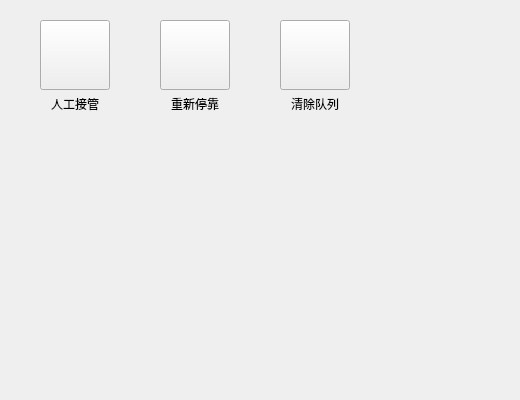
<?xml version="1.0" encoding="UTF-8"?>
<ui version="4.0">
 <class>AbnormalCollector</class>
 <widget class="QWidget" name="AbnormalCollector">
  <property name="geometry">
   <rect>
    <x>0</x>
    <y>0</y>
    <width>520</width>
    <height>400</height>
   </rect>
  </property>
  <property name="windowTitle">
   <string>Form</string>
  </property>
  <layout class="QGridLayout" name="gridLayout">
   <property name="leftMargin">
    <number>40</number>
   </property>
   <property name="topMargin">
    <number>20</number>
   </property>
   <property name="rightMargin">
    <number>40</number>
   </property>
   <property name="bottomMargin">
    <number>20</number>
   </property>
   <property name="horizontalSpacing">
    <number>50</number>
   </property>
   <property name="verticalSpacing">
    <number>40</number>
   </property>
   <item row="0" column="0">
    <layout class="QVBoxLayout" name="verticalLayout">
     <property name="spacing">
      <number>0</number>
     </property>
     <item>
      <widget class="QPushButton" name="abnormalManBtn">
       <property name="minimumSize">
        <size>
         <width>70</width>
         <height>70</height>
        </size>
       </property>
       <property name="maximumSize">
        <size>
         <width>70</width>
         <height>70</height>
        </size>
       </property>
       <property name="text">
        <string/>
       </property>
       <property name="checkable">
        <bool>true</bool>
       </property>
      </widget>
     </item>
     <item>
      <widget class="QLabel" name="abnormalManBtnLabel">
       <property name="minimumSize">
        <size>
         <width>70</width>
         <height>28</height>
        </size>
       </property>
       <property name="maximumSize">
        <size>
         <width>70</width>
         <height>28</height>
        </size>
       </property>
       <property name="text">
        <string>人工接管</string>
       </property>
       <property name="alignment">
        <set>Qt::AlignCenter</set>
       </property>
      </widget>
     </item>
    </layout>
   </item>
   <item row="0" column="1">
    <layout class="QVBoxLayout" name="verticalLayout_2">
     <property name="spacing">
      <number>0</number>
     </property>
     <item>
      <widget class="QPushButton" name="abnormalRestopBtn">
       <property name="minimumSize">
        <size>
         <width>70</width>
         <height>70</height>
        </size>
       </property>
       <property name="maximumSize">
        <size>
         <width>70</width>
         <height>70</height>
        </size>
       </property>
       <property name="text">
        <string/>
       </property>
       <property name="checkable">
        <bool>true</bool>
       </property>
      </widget>
     </item>
     <item>
      <widget class="QLabel" name="abnormalRestopBtnLabel">
       <property name="minimumSize">
        <size>
         <width>70</width>
         <height>28</height>
        </size>
       </property>
       <property name="maximumSize">
        <size>
         <width>70</width>
         <height>28</height>
        </size>
       </property>
       <property name="text">
        <string>重新停靠</string>
       </property>
       <property name="alignment">
        <set>Qt::AlignCenter</set>
       </property>
      </widget>
     </item>
    </layout>
   </item>
   <item row="0" column="2">
    <layout class="QVBoxLayout" name="verticalLayout_3">
     <property name="spacing">
      <number>0</number>
     </property>
     <item>
      <widget class="QPushButton" name="abnormalClearListBtn">
       <property name="minimumSize">
        <size>
         <width>70</width>
         <height>70</height>
        </size>
       </property>
       <property name="maximumSize">
        <size>
         <width>70</width>
         <height>70</height>
        </size>
       </property>
       <property name="text">
        <string/>
       </property>
       <property name="checkable">
        <bool>true</bool>
       </property>
      </widget>
     </item>
     <item>
      <widget class="QLabel" name="abnormalClearListBtnLabel">
       <property name="minimumSize">
        <size>
         <width>70</width>
         <height>28</height>
        </size>
       </property>
       <property name="maximumSize">
        <size>
         <width>70</width>
         <height>28</height>
        </size>
       </property>
       <property name="text">
        <string>清除队列</string>
       </property>
       <property name="alignment">
        <set>Qt::AlignCenter</set>
       </property>
      </widget>
     </item>
    </layout>
   </item>
   <item row="0" column="3">
    <spacer name="horizontalSpacer">
     <property name="orientation">
      <enum>Qt::Horizontal</enum>
     </property>
     <property name="sizeHint" stdset="0">
      <size>
       <width>71</width>
       <height>20</height>
      </size>
     </property>
    </spacer>
   </item>
   <item row="1" column="0">
    <spacer name="verticalSpacer">
     <property name="orientation">
      <enum>Qt::Vertical</enum>
     </property>
     <property name="sizeHint" stdset="0">
      <size>
       <width>20</width>
       <height>217</height>
      </size>
     </property>
    </spacer>
   </item>
  </layout>
 </widget>
 <resources/>
 <connections/>
</ui>
